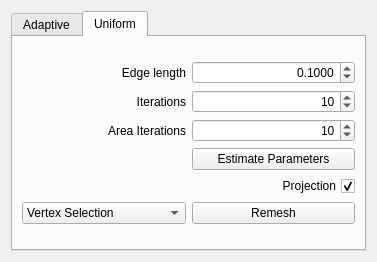
<?xml version="1.0" encoding="UTF-8"?>
<ui version="4.0">
 <class>RemesherTool</class>
 <widget class="QWidget" name="RemesherTool">
  <property name="enabled">
   <bool>true</bool>
  </property>
  <property name="geometry">
   <rect>
    <x>0</x>
    <y>0</y>
    <width>377</width>
    <height>257</height>
   </rect>
  </property>
  <property name="windowTitle">
   <string>Form</string>
  </property>
  <layout class="QVBoxLayout" name="verticalLayout_2">
   <item>
    <widget class="QTabWidget" name="tabWidget">
     <property name="enabled">
      <bool>true</bool>
     </property>
     <property name="toolTip">
      <string>&lt;html&gt;&lt;head/&gt;&lt;body&gt;&lt;p&gt;Give the selection mode which will be used.&lt;/p&gt;&lt;p&gt;If nothing of the specified is selected, the whole mesh will be remeshed.&lt;/p&gt;&lt;p&gt;&lt;span style=&quot; font-weight:600;&quot;&gt;Vertex Selection: &lt;/span&gt;Remesh all selected vertices.&lt;/p&gt;&lt;p&gt;&lt;span style=&quot; font-weight:600;&quot;&gt;Face Selection: &lt;/span&gt;Remesh all vertices surrounded by the selected face.&lt;/p&gt;&lt;/body&gt;&lt;/html&gt;</string>
     </property>
     <property name="statusTip">
      <string>Give the selection mode which will be used. If nothing of the specified is selected, the whole mesh will be remeshed. Vertex Selection: Remesh all selected vertices. Face Selection: Remesh all vertices surrounded by the selected face.</string>
     </property>
     <property name="whatsThis">
      <string>&lt;html&gt;&lt;head/&gt;&lt;body&gt;&lt;p&gt;Give the selection mode which will be used.&lt;/p&gt;&lt;p&gt;If nothing of the specified is selected, the whole mesh will be remeshed.&lt;/p&gt;&lt;p&gt;&lt;span style=&quot; font-weight:600;&quot;&gt;Vertex Selection: &lt;/span&gt;Remesh all selected vertices.&lt;/p&gt;&lt;p&gt;&lt;span style=&quot; font-weight:600;&quot;&gt;Face Selection: &lt;/span&gt;Remesh all vertices surrounded by the selected face.&lt;/p&gt;&lt;/body&gt;&lt;/html&gt;</string>
     </property>
     <property name="currentIndex">
      <number>1</number>
     </property>
     <widget class="QWidget" name="tab">
      <attribute name="title">
       <string>Adaptive</string>
      </attribute>
      <layout class="QVBoxLayout" name="verticalLayout">
       <item>
        <layout class="QGridLayout" name="gridLayout">
         <item row="0" column="0">
          <widget class="QLabel" name="label">
           <property name="text">
            <string>Error</string>
           </property>
           <property name="alignment">
            <set>Qt::AlignRight|Qt::AlignTrailing|Qt::AlignVCenter</set>
           </property>
          </widget>
         </item>
         <item row="1" column="0">
          <widget class="QLabel" name="label_2">
           <property name="text">
            <string>Min. edge length</string>
           </property>
           <property name="alignment">
            <set>Qt::AlignRight|Qt::AlignTrailing|Qt::AlignVCenter</set>
           </property>
          </widget>
         </item>
         <item row="2" column="0">
          <widget class="QLabel" name="label_3">
           <property name="text">
            <string>Max. edge length</string>
           </property>
           <property name="alignment">
            <set>Qt::AlignRight|Qt::AlignTrailing|Qt::AlignVCenter</set>
           </property>
          </widget>
         </item>
         <item row="3" column="0">
          <widget class="QLabel" name="label_4">
           <property name="text">
            <string>Iterations</string>
           </property>
           <property name="alignment">
            <set>Qt::AlignRight|Qt::AlignTrailing|Qt::AlignVCenter</set>
           </property>
          </widget>
         </item>
         <item row="6" column="1">
          <widget class="QPushButton" name="adaptive_button">
           <property name="toolTip">
            <string>&lt;html&gt;&lt;head/&gt;&lt;body&gt;&lt;p&gt;&lt;span style=&quot; font-weight:600;&quot;&gt;Start remeshing&lt;/span&gt;&lt;/p&gt;&lt;p&gt;Remesher based on an approach presented by Mario Botsch and Leif Kobbelt in &amp;quot;&lt;span style=&quot; font-weight:600;&quot;&gt;A Remeshing Approach to Multiresolution Modeling&lt;/span&gt;&amp;quot; published at Symposium on Geometry Processing 2004 on page 189-196.&lt;/p&gt;&lt;/body&gt;&lt;/html&gt;</string>
           </property>
           <property name="statusTip">
            <string>Start remeshing Remesher based on an approach presented by Mario Botsch and Leif Kobbelt in &quot;A Remeshing Approach to Multiresolution Modeling&quot; published at Symposium on Geometry Processing 2004 on page 189-196.</string>
           </property>
           <property name="whatsThis">
            <string>&lt;html&gt;&lt;head/&gt;&lt;body&gt;&lt;p&gt;&lt;span style=&quot; font-weight:600;&quot;&gt;Start remeshing&lt;/span&gt;&lt;/p&gt;&lt;p&gt;Remesher based on an approach presented by Mario Botsch and Leif Kobbelt in &amp;quot;&lt;span style=&quot; font-weight:600;&quot;&gt;A Remeshing Approach to Multiresolution Modeling&lt;/span&gt;&amp;quot; published at Symposium on Geometry Processing 2004 on page 189-196.&lt;/p&gt;&lt;/body&gt;&lt;/html&gt;</string>
           </property>
           <property name="text">
            <string>Remesh</string>
           </property>
          </widget>
         </item>
         <item row="3" column="1">
          <widget class="QSpinBox" name="adaptive_iters">
           <property name="maximumSize">
            <size>
             <width>16777215</width>
             <height>16777215</height>
            </size>
           </property>
           <property name="toolTip">
            <string>Number of iterations</string>
           </property>
           <property name="statusTip">
            <string>Number of iterations</string>
           </property>
           <property name="whatsThis">
            <string>Number of iterations</string>
           </property>
           <property name="alignment">
            <set>Qt::AlignRight|Qt::AlignTrailing|Qt::AlignVCenter</set>
           </property>
           <property name="minimum">
            <number>1</number>
           </property>
           <property name="maximum">
            <number>100</number>
           </property>
           <property name="value">
            <number>10</number>
           </property>
          </widget>
         </item>
         <item row="0" column="1">
          <widget class="QDoubleSpinBox" name="adaptive_error">
           <property name="toolTip">
            <string>Maximal allowedd deviation from the original surface</string>
           </property>
           <property name="statusTip">
            <string>Maximal allowedd deviation from the original surface</string>
           </property>
           <property name="whatsThis">
            <string>Maximal allowedd deviation from the original surface</string>
           </property>
           <property name="alignment">
            <set>Qt::AlignRight|Qt::AlignTrailing|Qt::AlignVCenter</set>
           </property>
           <property name="decimals">
            <number>4</number>
           </property>
           <property name="maximum">
            <double>9999999.990000000223517</double>
           </property>
           <property name="singleStep">
            <double>0.100000000000000</double>
           </property>
           <property name="value">
            <double>0.100000000000000</double>
           </property>
          </widget>
         </item>
         <item row="1" column="1">
          <widget class="QDoubleSpinBox" name="adaptive_min_edge">
           <property name="toolTip">
            <string>Minimal ede length of the resulting mesh</string>
           </property>
           <property name="statusTip">
            <string>Minimal ede length of the resulting mesh</string>
           </property>
           <property name="whatsThis">
            <string>Minimal ede length of the resulting mesh</string>
           </property>
           <property name="alignment">
            <set>Qt::AlignRight|Qt::AlignTrailing|Qt::AlignVCenter</set>
           </property>
           <property name="decimals">
            <number>4</number>
           </property>
           <property name="maximum">
            <double>9999999.990000000223517</double>
           </property>
           <property name="singleStep">
            <double>0.100000000000000</double>
           </property>
           <property name="value">
            <double>0.100000000000000</double>
           </property>
          </widget>
         </item>
         <item row="2" column="1">
          <widget class="QDoubleSpinBox" name="adaptive_max_edge">
           <property name="toolTip">
            <string>Maximum ede length of the resulting mesh</string>
           </property>
           <property name="statusTip">
            <string>Maximum ede length of the resulting mesh</string>
           </property>
           <property name="whatsThis">
            <string>Maximum ede length of the resulting mesh</string>
           </property>
           <property name="alignment">
            <set>Qt::AlignRight|Qt::AlignTrailing|Qt::AlignVCenter</set>
           </property>
           <property name="decimals">
            <number>4</number>
           </property>
           <property name="maximum">
            <double>9999999.990000000223517</double>
           </property>
           <property name="singleStep">
            <double>0.100000000000000</double>
           </property>
           <property name="value">
            <double>0.100000000000000</double>
           </property>
          </widget>
         </item>
         <item row="4" column="1">
          <widget class="QPushButton" name="adaptive_initial_values">
           <property name="toolTip">
            <string>Estimate good parameters for error and edge lengths</string>
           </property>
           <property name="statusTip">
            <string>Estimate good parameters for error and edge lengths</string>
           </property>
           <property name="whatsThis">
            <string>Estimate good parameters for error and edge lengths</string>
           </property>
           <property name="text">
            <string>Estimate parameters</string>
           </property>
          </widget>
         </item>
         <item row="5" column="1">
          <widget class="QCheckBox" name="adaptive_projection">
           <property name="toolTip">
            <string>Project new vertices onto surface</string>
           </property>
           <property name="statusTip">
            <string>Project new vertices onto surface</string>
           </property>
           <property name="whatsThis">
            <string>Project new vertices onto surface</string>
           </property>
           <property name="layoutDirection">
            <enum>Qt::RightToLeft</enum>
           </property>
           <property name="text">
            <string>Projection</string>
           </property>
           <property name="checked">
            <bool>true</bool>
           </property>
          </widget>
         </item>
         <item row="6" column="0">
          <widget class="QComboBox" name="adaptive_selection">
           <property name="toolTip">
            <string>&lt;html&gt;&lt;head/&gt;&lt;body&gt;&lt;p&gt;Give the selection mode which will be used.&lt;/p&gt;&lt;p&gt;If nothing of the specified is selected, the whole mesh will be remeshed.&lt;/p&gt;&lt;p&gt;&lt;span style=&quot; font-weight:600;&quot;&gt;Vertex Selection: &lt;/span&gt;Remesh all selected vertices.&lt;/p&gt;&lt;p&gt;&lt;span style=&quot; font-weight:600;&quot;&gt;Face Selection: &lt;/span&gt;Remesh all vertices which are fully surrounded by selected faces.&lt;/p&gt;&lt;/body&gt;&lt;/html&gt;</string>
           </property>
           <property name="statusTip">
            <string>Give the selection mode which will be used. If nothing of the specified is selected, the whole mesh will be remeshed. Vertex Selection: Remesh all selected vertices. Face Selection: Remesh all vertices which are fully surrounded by selected faces.</string>
           </property>
           <property name="whatsThis">
            <string>&lt;html&gt;&lt;head/&gt;&lt;body&gt;&lt;p&gt;Give the selection mode which will be used.&lt;/p&gt;&lt;p&gt;If nothing of the specified is selected, the whole mesh will be remeshed.&lt;/p&gt;&lt;p&gt;&lt;span style=&quot; font-weight:600;&quot;&gt;Vertex Selection: &lt;/span&gt;Remesh all selected vertices.&lt;/p&gt;&lt;p&gt;&lt;span style=&quot; font-weight:600;&quot;&gt;Face Selection: &lt;/span&gt;Remesh all vertices which are fully surrounded by selected faces.&lt;/p&gt;&lt;/body&gt;&lt;/html&gt;</string>
           </property>
           <property name="currentIndex">
            <number>0</number>
           </property>
           <item>
            <property name="text">
             <string>Vertex Selection</string>
            </property>
           </item>
           <item>
            <property name="text">
             <string>Face Selection</string>
            </property>
           </item>
          </widget>
         </item>
        </layout>
       </item>
      </layout>
     </widget>
     <widget class="QWidget" name="tab_2">
      <attribute name="title">
       <string>Uniform</string>
      </attribute>
      <layout class="QVBoxLayout" name="verticalLayout_3">
       <item>
        <layout class="QGridLayout" name="gridLayout_3">
         <item row="0" column="0">
          <widget class="QLabel" name="label_11">
           <property name="text">
            <string>Edge length</string>
           </property>
           <property name="alignment">
            <set>Qt::AlignRight|Qt::AlignTrailing|Qt::AlignVCenter</set>
           </property>
          </widget>
         </item>
         <item row="1" column="0">
          <widget class="QLabel" name="label_12">
           <property name="text">
            <string>Iterations</string>
           </property>
           <property name="alignment">
            <set>Qt::AlignRight|Qt::AlignTrailing|Qt::AlignVCenter</set>
           </property>
          </widget>
         </item>
         <item row="2" column="0">
          <widget class="QLabel" name="label_13">
           <property name="text">
            <string>Area Iterations</string>
           </property>
           <property name="alignment">
            <set>Qt::AlignRight|Qt::AlignTrailing|Qt::AlignVCenter</set>
           </property>
          </widget>
         </item>
         <item row="5" column="1">
          <widget class="QPushButton" name="uniform_button">
           <property name="toolTip">
            <string>&lt;html&gt;&lt;head/&gt;&lt;body&gt;&lt;p&gt;&lt;span style=&quot; font-weight:600;&quot;&gt;Start remeshing&lt;/span&gt;&lt;/p&gt;&lt;p&gt;Remesher based on an approach presented by Mario Botsch and Leif Kobbelt in &amp;quot;&lt;span style=&quot; font-weight:600;&quot;&gt;A Remeshing Approach to Multiresolution Modeling&lt;/span&gt;&amp;quot; published at Symposium on Geometry Processing 2004 on page 189-196.&lt;/p&gt;&lt;/body&gt;&lt;/html&gt;</string>
           </property>
           <property name="statusTip">
            <string>Start remeshing Remesher based on an approach presented by Mario Botsch and Leif Kobbelt in &quot;A Remeshing Approach to Multiresolution Modeling&quot; published at Symposium on Geometry Processing 2004 on page 189-196.</string>
           </property>
           <property name="whatsThis">
            <string>&lt;html&gt;&lt;head/&gt;&lt;body&gt;&lt;p&gt;&lt;span style=&quot; font-weight:600;&quot;&gt;Start remeshing&lt;/span&gt;&lt;/p&gt;&lt;p&gt;Remesher based on an approach presented by Mario Botsch and Leif Kobbelt in &amp;quot;&lt;span style=&quot; font-weight:600;&quot;&gt;A Remeshing Approach to Multiresolution Modeling&lt;/span&gt;&amp;quot; published at Symposium on Geometry Processing 2004 on page 189-196.&lt;/p&gt;&lt;/body&gt;&lt;/html&gt;</string>
           </property>
           <property name="text">
            <string>Remesh</string>
           </property>
          </widget>
         </item>
         <item row="2" column="1">
          <widget class="QSpinBox" name="uniform_area_iters">
           <property name="maximumSize">
            <size>
             <width>16777215</width>
             <height>16777215</height>
            </size>
           </property>
           <property name="alignment">
            <set>Qt::AlignRight|Qt::AlignTrailing|Qt::AlignVCenter</set>
           </property>
           <property name="minimum">
            <number>1</number>
           </property>
           <property name="maximum">
            <number>100</number>
           </property>
           <property name="value">
            <number>10</number>
           </property>
          </widget>
         </item>
         <item row="1" column="1">
          <widget class="QSpinBox" name="uniform_iters">
           <property name="maximumSize">
            <size>
             <width>16777215</width>
             <height>16777215</height>
            </size>
           </property>
           <property name="toolTip">
            <string>Number of iterations for the algorithm</string>
           </property>
           <property name="statusTip">
            <string>Number of iterations for the algorithm</string>
           </property>
           <property name="whatsThis">
            <string>Number of iterations for the algorithm</string>
           </property>
           <property name="alignment">
            <set>Qt::AlignRight|Qt::AlignTrailing|Qt::AlignVCenter</set>
           </property>
           <property name="minimum">
            <number>1</number>
           </property>
           <property name="maximum">
            <number>100</number>
           </property>
           <property name="value">
            <number>10</number>
           </property>
          </widget>
         </item>
         <item row="0" column="1">
          <widget class="QDoubleSpinBox" name="uniform_edge_length">
           <property name="toolTip">
            <string>Average edge length of the resulting mesh</string>
           </property>
           <property name="statusTip">
            <string>Average edge length of the resulting mesh</string>
           </property>
           <property name="whatsThis">
            <string>Average edge length of the resulting mesh</string>
           </property>
           <property name="alignment">
            <set>Qt::AlignRight|Qt::AlignTrailing|Qt::AlignVCenter</set>
           </property>
           <property name="decimals">
            <number>4</number>
           </property>
           <property name="maximum">
            <double>9999999.990000000223517</double>
           </property>
           <property name="singleStep">
            <double>0.100000000000000</double>
           </property>
           <property name="value">
            <double>0.100000000000000</double>
           </property>
          </widget>
         </item>
         <item row="3" column="1">
          <widget class="QPushButton" name="uniform_initial_values">
           <property name="toolTip">
            <string>Estimate good parameters for edge lengths</string>
           </property>
           <property name="statusTip">
            <string>Estimate good parameters for edge lengths</string>
           </property>
           <property name="whatsThis">
            <string>Estimate good parameters for edge lengths</string>
           </property>
           <property name="text">
            <string>Estimate Parameters</string>
           </property>
          </widget>
         </item>
         <item row="4" column="1">
          <widget class="QCheckBox" name="uniform_projection">
           <property name="toolTip">
            <string>Project new vertices onto surface</string>
           </property>
           <property name="statusTip">
            <string>Project new vertices onto surface</string>
           </property>
           <property name="whatsThis">
            <string>Project new vertices onto surface</string>
           </property>
           <property name="layoutDirection">
            <enum>Qt::RightToLeft</enum>
           </property>
           <property name="text">
            <string>Projection</string>
           </property>
           <property name="checked">
            <bool>true</bool>
           </property>
          </widget>
         </item>
         <item row="5" column="0">
          <widget class="QComboBox" name="uniform_selection">
           <property name="toolTip">
            <string>&lt;html&gt;&lt;head/&gt;&lt;body&gt;&lt;p&gt;Give the selection mode which will be used.&lt;/p&gt;&lt;p&gt;If nothing of the specified is selected, the whole mesh will be remeshed.&lt;/p&gt;&lt;p&gt;&lt;span style=&quot; font-weight:600;&quot;&gt;Vertex Selection: &lt;/span&gt;Remesh all selected vertices.&lt;/p&gt;&lt;p&gt;&lt;span style=&quot; font-weight:600;&quot;&gt;Face Selection: &lt;/span&gt;Remesh all vertices which are fully surrounded by selected faces.&lt;/p&gt;&lt;/body&gt;&lt;/html&gt;</string>
           </property>
           <property name="statusTip">
            <string>Give the selection mode which will be used. If nothing of the specified is selected, the whole mesh will be remeshed. Vertex Selection: Remesh all selected vertices. Face Selection: Remesh all vertices which are fully surrounded by selected faces.</string>
           </property>
           <property name="whatsThis">
            <string>&lt;html&gt;&lt;head/&gt;&lt;body&gt;&lt;p&gt;Give the selection mode which will be used.&lt;/p&gt;&lt;p&gt;If nothing of the specified is selected, the whole mesh will be remeshed.&lt;/p&gt;&lt;p&gt;&lt;span style=&quot; font-weight:600;&quot;&gt;Vertex Selection: &lt;/span&gt;Remesh all selected vertices.&lt;/p&gt;&lt;p&gt;&lt;span style=&quot; font-weight:600;&quot;&gt;Face Selection: &lt;/span&gt;Remesh all vertices which are fully surrounded by selected faces.&lt;/p&gt;&lt;/body&gt;&lt;/html&gt;</string>
           </property>
           <item>
            <property name="text">
             <string>Vertex Selection</string>
            </property>
           </item>
           <item>
            <property name="text">
             <string>Face Selection</string>
            </property>
           </item>
          </widget>
         </item>
        </layout>
       </item>
      </layout>
     </widget>
    </widget>
   </item>
  </layout>
 </widget>
 <tabstops>
  <tabstop>adaptive_iters</tabstop>
  <tabstop>adaptive_button</tabstop>
  <tabstop>uniform_iters</tabstop>
  <tabstop>uniform_area_iters</tabstop>
  <tabstop>uniform_button</tabstop>
 </tabstops>
 <resources/>
 <connections/>
</ui>
